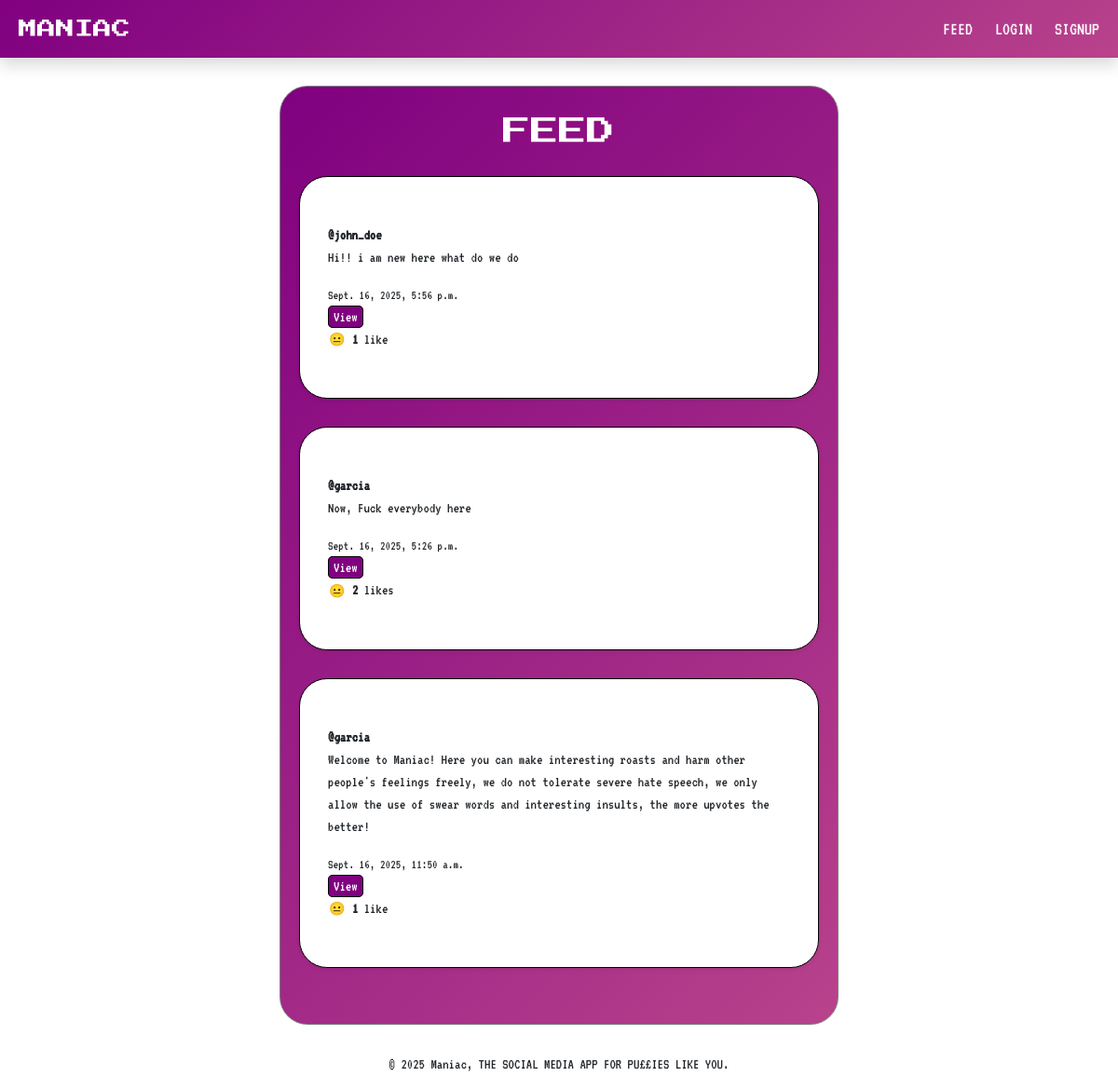
Before: / with the older database file.
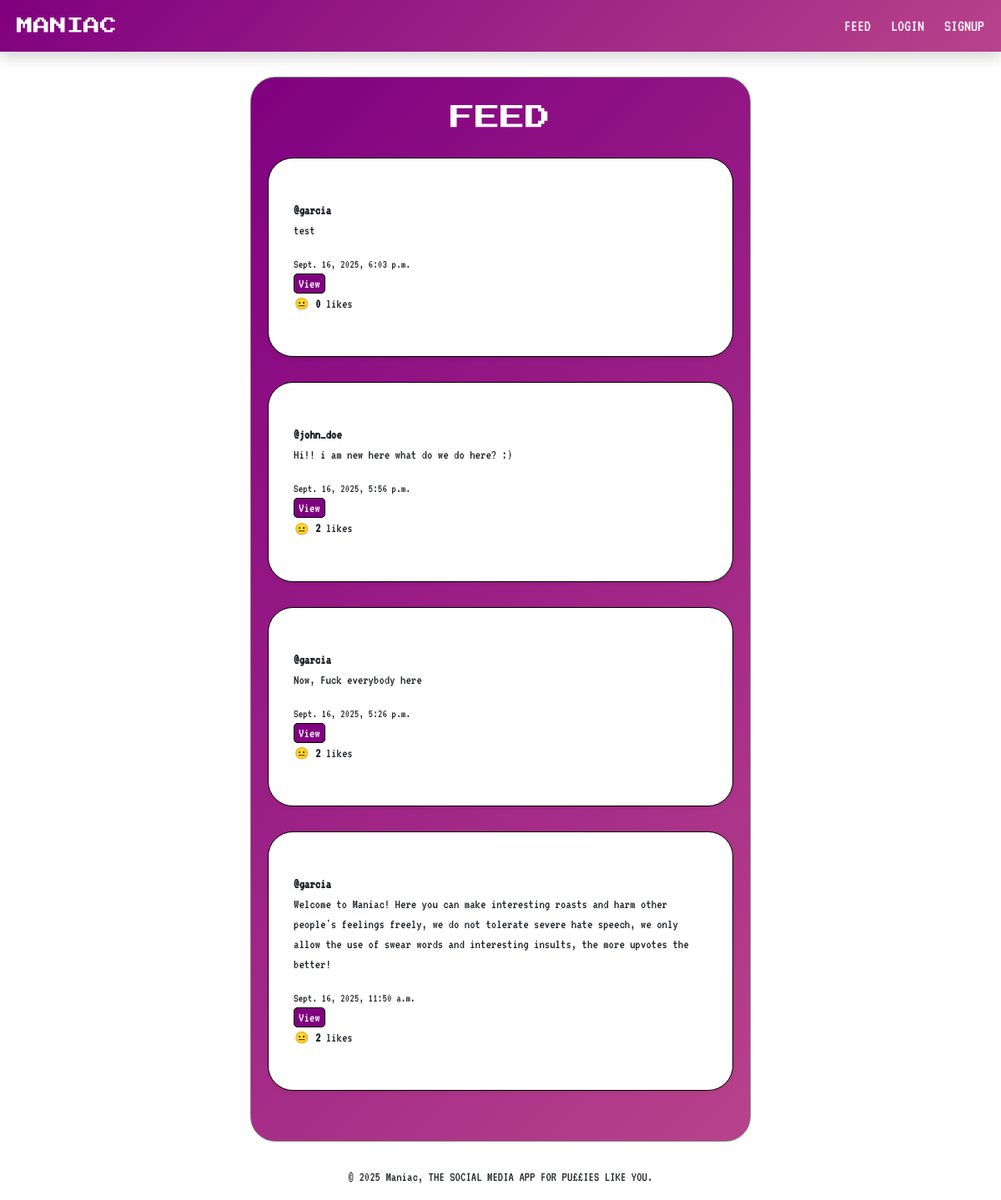
After: the same page with the newer database file.
### core/models.py (models this page shows, shortened)
class Post(models.Model):
    author = models.ForeignKey(User, on_delete=models.CASCADE)
    content = models.TextField()
    created_at = models.DateTimeField(auto_now_add=True)
    likes = models.ManyToManyField(User, related_name='liked_posts', blank=True)
    def total_likes(self):
        return self.likes.count()

### core/views.py (the view)
# urls.py: path('', views.feed, name='feed'),
def feed(request):
    posts = Post.objects.all().order_by('-created_at')
    return render(request, 'core/feed.html', {'posts': posts})

### core/templates/core/feed.html (shortened to what this page needs)
{% extends "core/base.html" %}
{% block content %}
  <div class="container-feed-styling">
    <h1 class="font-for-brand text-white text-center" style="font-size: 30px">FEED</h1>
    {% for post in posts %}
      <div class="container-posts-styling font-for-text shadow-sm">
        <strong>@{{ post.author.username }}</strong>
        <p>{{ post.content }}</p>
        <small>{{ post.created_at }}</small>
        <div class="ms-auto">
          {% if post.author == user %}
              <a class="post-button" href="{% url 'edit_post' post.id %}">Edit</a>
              <a class="post-button" href="{% url 'delete_post' post.id %}">Delete</a>
              <a class="post-button" href="{% url 'view_post' post.id %}">View</a>
          {% else %}
              <a class="post-button" href="{% url 'view_post' post.id %}">View</a>
          {% endif %}
        </div>
        <form method="post" action="{% url 'like_post' post.id %}">
          <div class="d-flex flex-row">
            <div>
              {% if user in post.likes.all %}
                <button type="submit" class="btn btn-sm p-0">😂</button>
              {% else %}
                <button type="submit" class="btn btn-sm p-0">😐</button>
              {% endif %}
              <strong>{{ post.total_likes }}</strong>
              {% if post.total_likes == 1%} like {% else %} likes {% endif%}
            </div>
          </div>
        </form>
      </div>
    {% empty %}
      <p class="text-center font-for-text no-posts-text text-white">No posts yet. Be the first to roast someone!</p>
    {% endfor %}
  </div>
{% endblock %}

### core/templates/core/base.html (shortened to what this page needs)
{% load static %}
<!DOCTYPE html>
<html lang="en">
<head>
    <link rel="stylesheet" href="{% static 'core/style.css' %}">
    <link href="https://cdn.jsdelivr.net/npm/bootstrap@5.0.2/dist/css/bootstrap.min.css" rel="stylesheet">
</head>
<body style="padding-top: 62px;">
    <header>
        <nav class="navbar navbar-expand-lg navbar-light navbar-background shadow fixed-top">
            <div class="container-fluid font-for-text">
                <a class="navbar-brand font-for-brand text-white ms-2">MANIAC</a>
                <div class="collapse navbar-collapse" id="navbarSupportedContent">
                    <ul class="navbar-nav ms-auto mb-2 mb-lg-0 gap-2">
                        <li class="nav-item">
                            <a class="nav-link active text-white nav-button fs-5" aria-current="page" href="{% url 'feed' %}">FEED</a>
                        </li>
                        {% if user.is_authenticated %}
                            <li class="nav-item">
                                <a class="nav-link active text-white nav-button fs-5" aria-current="page" href="{% url 'view_users' %}">USERS</a>
                            </li>
                            <li class="nav-item">
                                <a class="nav-link active text-white nav-button fs-5" aria-current="page" href="{% url 'profile' user.username %}">PROFILE</a>
                            </li>
                            <li class="nav-item">
                                <a class="nav-link active text-white nav-button fs-5" aria-current="page" href="{% url 'leaderboard' %}">LEADERBOARD</a>
                            </li>
                            <li class="nav-item">
                                <a class="nav-link active text-white nav-button fs-5" aria-current="page" href="{% url 'post' %}">POST</a>
                            </li>
                            <li class="nav-item">
                                <a class="nav-link active text-white nav-button fs-5" aria-current="page" href="{% url 'logout' %}">LOGOUT</a>
                            </li>
                        {% else %}
                            <li class="nav-item">
                                <a class="nav-link active text-white nav-button fs-5" aria-current="page" href="{% url 'login' %}">LOGIN</a>
                            </li>
                            <li class="nav-item">
                                <a class="nav-link active text-white nav-button fs-5" aria-current="page" href="{% url 'signup' %}">SIGNUP</a>
                            </li>
                        {% endif %}
                    </ul>
                </div>
            </div>
        </nav>
    </header>
    <main>
        {% block content %}{% endblock %}
    </main>
    <footer class="footer-styling">
        <p>&copy; 2025 Maniac, THE SOCIAL MEDIA APP FOR PU££IES LIKE YOU.</p>
    </footer>
</body>
</html>

### core/static/core/style.css (style rules this page uses)
.font-for-text { font-family: 'VT323'; }
.font-for-brand { font-family: 'Press Start 2P' }
.navbar-background { background: linear-gradient(135deg, purple, rgb(241, 133, 151)); animation: gradientShift 5s ease infinite; background-size: 200% 200%; }
.nav-button { transition: background-color 0.3 ease; border-radius: 10px; }
.footer-styling { text-align: center; margin-top: auto; font-family: 'VT323'; }
.container-feed-styling { padding-block: 30px; margin-block: 30px; margin-inline: 300px; border: 1px solid gray; border-radius: 30px; background: linear-gradient(135deg, purple, rgb(241, 133, 151)); animation: gradientShift 5s ease infinite; background-size: 200% 200%; }
.container-posts-styling { padding-block: 50px; padding-inline: 30px; margin-inline: 20px; margin-block: 30px; border: 1.5px solid black; border-radius: 30px; background-color: white; }
.post-button { text-decoration: none; color: white; background-color: purple; padding: 3px; padding-inline: 5px; border-radius: 5px; border: 1px black solid; animation: gradientShift 5s ease infinite; background-size: 200% 200%; }

Changed rows visible on the page:
added Post: author.username "garcia", content "test", created_at "Sept. 16, 2025, 6:03 p.m.", shows "View", total_likes "0"
changed Post "john_doe": content "Hi!! i am new here what do we do" → "Hi!! i am new here what do we do here? :)"; total_likes "1" → "2"; text "like" → "likes"
computed for Post "Sept. 16, 2025, 11:50 a.m.": total_likes "1" → "2"; text "like" → "likes"
